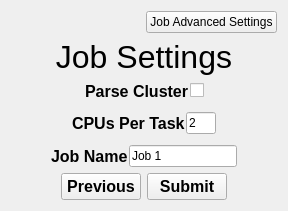
        <widget class="QWidget" name="simReconJob">
         <attribute name="title">
          <string>Job</string>
         </attribute>
         <layout class="QGridLayout" name="gridLayout_9" rowstretch="2,10,1">
          <item row="0" column="0">
           <layout class="QVBoxLayout" name="verticalLayout_19">
            <item>
             <layout class="QHBoxLayout" name="horizontalLayout_151" stretch="4,1">
              <item>
               <spacer name="horizontalSpacer_61">
                <property name="orientation">
                 <enum>Qt::Horizontal</enum>
                </property>
                <property name="sizeHint" stdset="0">
                 <size>
                  <width>40</width>
                  <height>20</height>
                 </size>
                </property>
               </spacer>
              </item>
              <item>
               <widget class="QPushButton" name="simReconJobAdvancedSettingsButton">
                <property name="text">
                 <string>Job Advanced Settings</string>
                </property>
               </widget>
              </item>
             </layout>
            </item>
            <item>
             <layout class="QHBoxLayout" name="horizontalLayout_150">
              <item>
               <widget class="QLabel" name="simReconJobSettingsLabel">
                <property name="font">
                 <font>
                  <pointsize>24</pointsize>
                 </font>
                </property>
                <property name="text">
                 <string>Job Settings</string>
                </property>
                <property name="alignment">
                 <set>Qt::AlignHCenter|Qt::AlignTop</set>
                </property>
               </widget>
              </item>
             </layout>
            </item>
           </layout>
          </item>
          <item row="1" column="0">
           <layout class="QVBoxLayout" name="verticalLayout_5">
            <property name="spacing">
             <number>1</number>
            </property>
            <item>
             <layout class="QHBoxLayout" name="horizontalLayout_54">
              <item>
               <spacer name="horizontalSpacer_62">
                <property name="orientation">
                 <enum>Qt::Horizontal</enum>
                </property>
                <property name="sizeHint" stdset="0">
                 <size>
                  <width>40</width>
                  <height>20</height>
                 </size>
                </property>
               </spacer>
              </item>
              <item>
               <widget class="QLabel" name="simReconParseClusterLabel">
                <property name="font">
                 <font>
                  <pointsize>12</pointsize>
                  <bold>true</bold>
                 </font>
                </property>
                <property name="text">
                 <string>Parse Cluster</string>
                </property>
               </widget>
              </item>
              <item>
               <widget class="QCheckBox" name="simReconParseClusterCheckBox">
                <property name="autoFillBackground">
                 <bool>false</bool>
                </property>
                <property name="text">
                 <string/>
                </property>
                <property name="checked">
                 <bool>false</bool>
                </property>
               </widget>
              </item>
              <item>
               <spacer name="horizontalSpacer_63">
                <property name="orientation">
                 <enum>Qt::Horizontal</enum>
                </property>
                <property name="sizeHint" stdset="0">
                 <size>
                  <width>40</width>
                  <height>20</height>
                 </size>
                </property>
               </spacer>
              </item>
             </layout>
            </item>
            <item>
             <spacer name="verticalSpacer_39">
              <property name="orientation">
               <enum>Qt::Vertical</enum>
              </property>
              <property name="sizeType">
               <enum>QSizePolicy::Preferred</enum>
              </property>
              <property name="sizeHint" stdset="0">
               <size>
                <width>20</width>
                <height>10</height>
               </size>
              </property>
             </spacer>
            </item>
            <item>
             <layout class="QHBoxLayout" name="horizontalLayout_56">
              <item>
               <spacer name="horizontalSpacer_60">
                <property name="orientation">
                 <enum>Qt::Horizontal</enum>
                </property>
                <property name="sizeHint" stdset="0">
                 <size>
                  <width>40</width>
                  <height>20</height>
                 </size>
                </property>
               </spacer>
              </item>
              <item>
               <widget class="QLabel" name="simReconCpusPerTaskLabel">
                <property name="font">
                 <font>
                  <pointsize>12</pointsize>
                  <bold>true</bold>
                 </font>
                </property>
                <property name="text">
                 <string>CPUs Per Task</string>
                </property>
               </widget>
              </item>
              <item>
               <widget class="QLineEdit" name="simReconCpusPerTaskLineEdit">
                <property name="sizePolicy">
                 <sizepolicy hsizetype="Maximum" vsizetype="Fixed">
                  <horstretch>0</horstretch>
                  <verstretch>0</verstretch>
                 </sizepolicy>
                </property>
                <property name="maximumSize">
                 <size>
                  <width>30</width>
                  <height>16777215</height>
                 </size>
                </property>
                <property name="text">
                 <string>2</string>
                </property>
               </widget>
              </item>
              <item>
               <spacer name="horizontalSpacer_12">
                <property name="orientation">
                 <enum>Qt::Horizontal</enum>
                </property>
                <property name="sizeHint" stdset="0">
                 <size>
                  <width>40</width>
                  <height>20</height>
                 </size>
                </property>
               </spacer>
              </item>
             </layout>
            </item>
            <item>
             <spacer name="verticalSpacer_40">
              <property name="orientation">
               <enum>Qt::Vertical</enum>
              </property>
              <property name="sizeType">
               <enum>QSizePolicy::Preferred</enum>
              </property>
              <property name="sizeHint" stdset="0">
               <size>
                <width>20</width>
                <height>10</height>
               </size>
              </property>
             </spacer>
            </item>
            <item>
             <layout class="QHBoxLayout" name="horizontalLayout_59">
              <item>
               <spacer name="horizontalSpacer_66">
                <property name="orientation">
                 <enum>Qt::Horizontal</enum>
                </property>
                <property name="sizeHint" stdset="0">
                 <size>
                  <width>40</width>
                  <height>20</height>
                 </size>
                </property>
               </spacer>
              </item>
              <item>
               <widget class="QLabel" name="simReconJobNameLabel">
                <property name="font">
                 <font>
                  <pointsize>12</pointsize>
                  <bold>true</bold>
                 </font>
                </property>
                <property name="text">
                 <string>Job Name</string>
                </property>
               </widget>
              </item>
              <item>
               <widget class="QLineEdit" name="simReconJobNameLineEdit">
                <property name="text">
                 <string>Job 1</string>
                </property>
               </widget>
              </item>
              <item>
               <spacer name="horizontalSpacer_67">
                <property name="orientation">
                 <enum>Qt::Horizontal</enum>
                </property>
                <property name="sizeHint" stdset="0">
                 <size>
                  <width>40</width>
                  <height>20</height>
                 </size>
                </property>
               </spacer>
              </item>
             </layout>
            </item>
           </layout>
          </item>
          <item row="2" column="0">
           <layout class="QHBoxLayout" name="horizontalLayout_152" stretch="1,1,1,1">
            <item>
             <spacer name="horizontalSpacer_68">
              <property name="orientation">
               <enum>Qt::Horizontal</enum>
              </property>
              <property name="sizeHint" stdset="0">
               <size>
                <width>40</width>
                <height>20</height>
               </size>
              </property>
             </spacer>
            </item>
            <item>
             <widget class="QPushButton" name="simReconJobPreviousButton">
              <property name="font">
               <font>
                <pointsize>12</pointsize>
                <bold>true</bold>
               </font>
              </property>
              <property name="text">
               <string>Previous</string>
              </property>
             </widget>
            </item>
            <item>
             <widget class="QPushButton" name="simReconSubmitButton">
              <property name="font">
               <font>
                <pointsize>12</pointsize>
                <bold>true</bold>
               </font>
              </property>
              <property name="text">
               <string>Submit</string>
              </property>
             </widget>
            </item>
            <item>
             <spacer name="horizontalSpacer_69">
              <property name="orientation">
               <enum>Qt::Horizontal</enum>
              </property>
              <property name="sizeHint" stdset="0">
               <size>
                <width>40</width>
                <height>20</height>
               </size>
              </property>
             </spacer>
            </item>
           </layout>
          </item>
         </layout>
        </widget>
